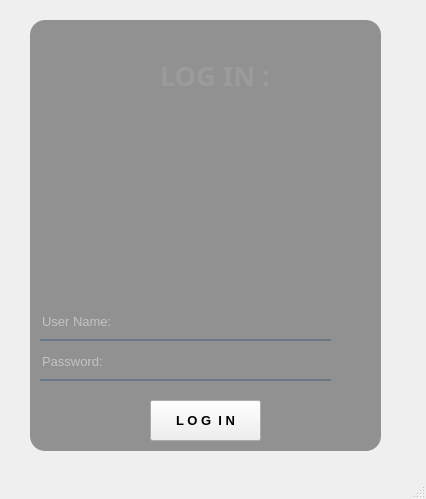
<?xml version="1.0" encoding="UTF-8"?>
<ui version="4.0">
 <class>MainWindow</class>
 <widget class="QMainWindow" name="MainWindow">
  <property name="geometry">
   <rect>
    <x>0</x>
    <y>0</y>
    <width>426</width>
    <height>499</height>
   </rect>
  </property>
  <property name="windowTitle">
   <string>MainWindow</string>
  </property>
  <widget class="QWidget" name="centralwidget">
   <widget class="QWidget" name="widget" native="true">
    <property name="geometry">
     <rect>
      <x>10</x>
      <y>0</y>
      <width>391</width>
      <height>471</height>
     </rect>
    </property>
    <widget class="QLabel" name="label">
     <property name="geometry">
      <rect>
       <x>40</x>
       <y>110</y>
       <width>391</width>
       <height>471</height>
      </rect>
     </property>
     <property name="styleSheet">
      <string notr="true">border-image: url(:/imagenes/Diseno-sin-titulo-9-1024x1024.jpg);
border-radius:20px;</string>
     </property>
     <property name="text">
      <string/>
     </property>
    </widget>
    <widget class="QLabel" name="label_2">
     <property name="geometry">
      <rect>
       <x>20</x>
       <y>20</y>
       <width>351</width>
       <height>431</height>
      </rect>
     </property>
     <property name="styleSheet">
      <string notr="true">background-color: rgb(0,0,0,100);
border-radius:15px;
</string>
     </property>
     <property name="text">
      <string/>
     </property>
    </widget>
    <widget class="QLabel" name="label_3">
     <property name="geometry">
      <rect>
       <x>150</x>
       <y>40</y>
       <width>161</width>
       <height>71</height>
      </rect>
     </property>
     <property name="font">
      <font>
       <family>Mongolian Baiti</family>
       <pointsize>20</pointsize>
       <weight>75</weight>
       <bold>true</bold>
      </font>
     </property>
     <property name="styleSheet">
      <string notr="true">color: rgb(255, 255, 255);</string>
     </property>
     <property name="text">
      <string>LOG IN :</string>
     </property>
    </widget>
    <widget class="QLabel" name="label_4">
     <property name="geometry">
      <rect>
       <x>10</x>
       <y>10</y>
       <width>371</width>
       <height>451</height>
      </rect>
     </property>
     <property name="styleSheet">
      <string notr="true">border-image: url(:/i/Diseno-sin-titulo-9-1024x1024.jpg);
border-radius:20px;
</string>
     </property>
     <property name="text">
      <string/>
     </property>
    </widget>
    <widget class="QLineEdit" name="campo_password">
     <property name="geometry">
      <rect>
       <x>30</x>
       <y>350</y>
       <width>291</width>
       <height>31</height>
      </rect>
     </property>
     <property name="font">
      <font>
       <pointsize>10</pointsize>
      </font>
     </property>
     <property name="styleSheet">
      <string notr="true">background-color: rgb(0,0,0,0);
border:none;
border-bottom:2px solid rgb(105,118,132,255);
color:rgb(255,255,255,230);
padding-bottom:7px;
</string>
     </property>
     <property name="text">
      <string/>
     </property>
     <property name="echoMode">
      <enum>QLineEdit::Password</enum>
     </property>
     <property name="placeholderText">
      <string>Password: </string>
     </property>
    </widget>
    <widget class="QLineEdit" name="campo_usuario">
     <property name="geometry">
      <rect>
       <x>30</x>
       <y>310</y>
       <width>291</width>
       <height>31</height>
      </rect>
     </property>
     <property name="font">
      <font>
       <pointsize>10</pointsize>
      </font>
     </property>
     <property name="styleSheet">
      <string notr="true">background-color: rgb(0,0,0,0);
border:none;
border-bottom:2px solid rgb(105,118,132,255);
color:rgb(255,255,255,230);
padding-bottom:7px;
</string>
     </property>
     <property name="text">
      <string/>
     </property>
     <property name="placeholderText">
      <string>User Name: </string>
     </property>
    </widget>
    <widget class="QPushButton" name="login">
     <property name="geometry">
      <rect>
       <x>140</x>
       <y>400</y>
       <width>111</width>
       <height>41</height>
      </rect>
     </property>
     <property name="font">
      <font>
       <pointsize>10</pointsize>
       <weight>75</weight>
       <bold>true</bold>
      </font>
     </property>
     <property name="styleSheet">
      <string notr="true">QPushBottom#pushBottom{
	background-color: qradialgradient(spread:pad, cx:0.5, cy:0.5, radius:0.5, fx:0.5, fy:0.5, stop:0 rgba(20, 47, 78, 219), stop:0.35 rgba(255, 188, 188, 80), stop:0.4 rgba(255, 162, 162, 80), stop:0.425 rgba(255, 132, 132, 156), stop:0.44 rgba(252, 128, 128, 80), stop:1 rgba(255, 255, 255, 0));
	color:rgb(255,255,255,210);
	border-radius:5px;
}
QPushBottom#pushBottom:hover{
	background-color: qradialgradient(spread:pad, cx:0.5, cy:0.5, radius:0.5, fx:0.5, fy:0.5, stop:0 rgba(255, 235, 235, 206), stop:0.35 rgba(255, 188, 188, 80), stop:0.4 rgba(255, 162, 162, 80), stop:0.425 rgba(255, 132, 132, 156), stop:0.44 rgba(252, 128, 128, 80), stop:1 rgba(255, 255, 255, 0));
}

QPushBottom#pushBottom:pressed{
	padding-left:5px;
	padding-top:5px;
	background-color:(105,118,132,200);
}

</string>
     </property>
     <property name="text">
      <string>L O G  I N</string>
     </property>
    </widget>
    <zorder>label</zorder>
    <zorder>label_3</zorder>
    <zorder>label_4</zorder>
    <zorder>label_2</zorder>
    <zorder>campo_usuario</zorder>
    <zorder>campo_password</zorder>
    <zorder>login</zorder>
   </widget>
  </widget>
  <widget class="QStatusBar" name="statusbar"/>
 </widget>
 <resources>
  <include location="../../Documents/universidad/informatica II/unidad 4/res.qrc"/>
 </resources>
 <connections/>
</ui>
